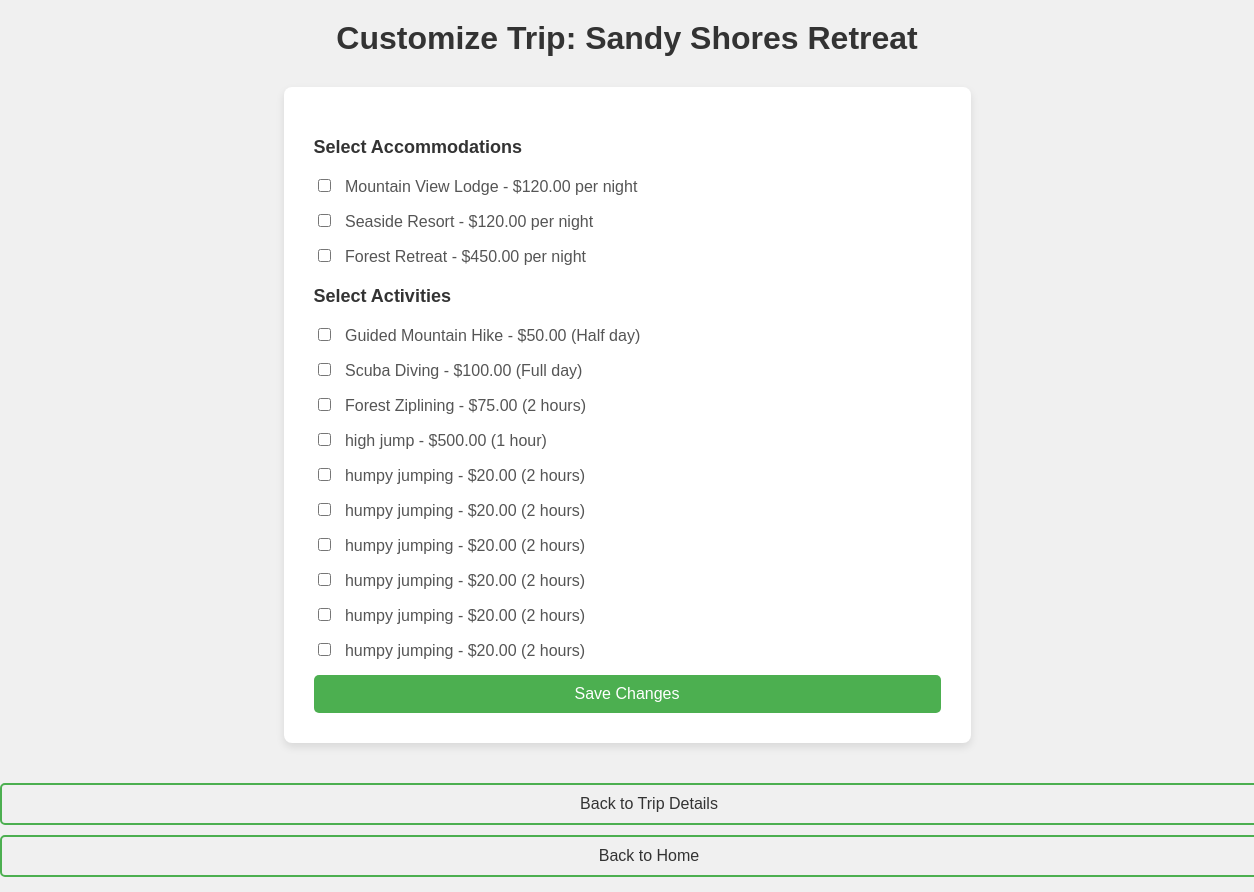
The page /customize/5/ (signed in) on the database its author committed.
### Trip_app/models.py (models this page shows, shortened)
class Destination(models.Model):
    name = models.CharField(max_length=100,default='Unknown Destination')
    location = models.CharField(max_length=100,default='Unknown')
    description = models.TextField()
    price = models.DecimalField(max_digits=10, decimal_places=2)
    type = models.CharField(max_length=50, choices=[('Adventure', 'Adventure'), ('Leisure', 'Leisure')],default='Leisure')
    itinerary = models.TextField(default='Itinerary details go here')
    reviews = models.TextField(default='No reviews yet.')
    available_from = models.DateField(default='2024-01-01')
    available_to = models.DateField(default='2024-12-31')
    image = models.ImageField(upload_to='destination_images/', default='destination_images/default_image.jpg')

class Accommodation(models.Model):
    destination = models.ForeignKey(Destination, related_name='accommodations', on_delete=models.CASCADE)
    name = models.CharField(max_length=100)
    description = models.TextField()
    price_per_night = models.DecimalField(max_digits=10, decimal_places=2)
    available_from = models.DateField()
    available_to = models.DateField()

class Activity(models.Model):
    destination = models.ForeignKey(Destination, related_name='activities', on_delete=models.CASCADE)
    name = models.CharField(max_length=100)
    description = models.TextField()
    price = models.DecimalField(max_digits=10, decimal_places=2)
    duration = models.CharField(max_length=100)  # e.g., '2 hours', 'full day'

### Trip_app/views.py (the view)
# urls.py: path('customize/<int:pk>/', customize_trip, name='customize_trip'),
@login_required
def customize_trip(request, pk):
    destination = get_object_or_404(Destination, pk=pk)
    if request.method == "POST":
        form = CustomizationForm(request.POST)
        if form.is_valid():
            customization = form.save(commit=False)
            customization.user = request.user
            customization.destination = destination
            customization.save()
            form.save_m2m()  # Save many-to-many data
            return redirect('trip_detail', pk=destination.pk)
    else:
        form = CustomizationForm()
    return render(request, 'Trip_app/customize_trip.html', {'form': form, 'destination': destination})

### Trip_app/forms.py
class CustomizationForm(forms.ModelForm):
    class Meta:
        model = Customization
        fields = ['selected_accommodations', 'selected_activities']
    selected_accommodations = forms.ModelMultipleChoiceField(
        queryset=Accommodation.objects.all(),
        widget=forms.CheckboxSelectMultiple,
        required=False
    )
    selected_activities = forms.ModelMultipleChoiceField(
        queryset=Activity.objects.all(),
        widget=forms.CheckboxSelectMultiple,
        required=False
    )

### Trip_app/templates/Trip_app/customize_trip.html (shortened to what this page needs)
<!DOCTYPE html>
<html lang="en">
<head>
</head>
<body>
    <h1>Customize Trip: {{ destination.name }}</h1>
    <form method="POST">
        <h3>Select Accommodations</h3>
        {% for accommodation in form.selected_accommodations.field.queryset %}
            <div>
                <label>
                    <input type="checkbox" name="selected_accommodations" value="{{ accommodation.id }}"
                    {% if accommodation in form.initial.selected_accommodations %}checked{% endif %}>
                    {{ accommodation.name }} - ${{ accommodation.price_per_night }} per night
                </label>
            </div>
        {% endfor %}
        <h3>Select Activities</h3>
        {% for activity in form.selected_activities.field.queryset %}
            <div>
                <label>
                    <input type="checkbox" name="selected_activities" value="{{ activity.id }}"
                    {% if activity in form.initial.selected_activities %}checked{% endif %}>
                    {{ activity.name }} - ${{ activity.price }} ({{ activity.duration }})
                </label>
            </div>
        {% endfor %}
        <button type="submit">Save Changes</button>
    </form>
    <div>
        <a href="{% url 'trip_detail' destination.pk %}">Back to Trip Details</a>
        <a href="{% url 'home' %}">Back to Home</a>
    </div>
</body>
</html>

### Trip_app/templates/Trip_app/customize_trip.html (style rules this page uses)
body { font-family: Arial, sans-serif; background-color: #f0f0f0; margin: 0; padding: 0; }
h1 { text-align: center; margin-top: 20px; color: #333; }
form { background-color: #fff; border-radius: 8px; box-shadow: 0 4px 8px rgba(0, 0, 0, 0.1); padding: 30px; width: 50%; margin: 30px auto; text-align: left; }
h3 { margin-top: 20px; font-size: 18px; color: #333; }
div { margin-bottom: 15px; }
label { font-size: 16px; color: #555; display: block; }
input[type="checkbox"] { margin-right: 10px; }
button { padding: 10px 20px; border: none; background-color: #4CAF50; color: white; border-radius: 5px; cursor: pointer; font-size: 16px; width: 100%; }
a { display: inline-block; text-align: center; margin-top: 20px; text-decoration: none; color: #333; font-size: 16px; border: 2px solid #4CAF50; padding: 10px 20px; border-radius: 5px; transition: background-color 0.3s; width: 100%; margin-top: 10px; }

### rows shown on the page
Destination: name "Sandy Shores Retreat"
Accommodation: name "Mountain View Lodge", price_per_night "120.00"
Accommodation: name "Seaside Resort", price_per_night "120.00"
Accommodation: name "Forest Retreat", price_per_night "450.00"
Activity: name "Guided Mountain Hike", price "50.00", duration "Half day"
Activity: name "Scuba Diving", price "100.00", duration "Full day"
Activity: name "Forest Ziplining", price "75.00", duration "2 hours"
Activity: name "high jump", price "500.00", duration "1 hour"
Activity: name "humpy jumping", price "20.00", duration "2 hours"
Activity: name "humpy jumping", price "20.00", duration "2 hours"
Activity: name "humpy jumping", price "20.00", duration "2 hours"
Activity: name "humpy jumping", price "20.00", duration "2 hours"
Activity: name "humpy jumping", price "20.00", duration "2 hours"
Activity: name "humpy jumping", price "20.00", duration "2 hours"
